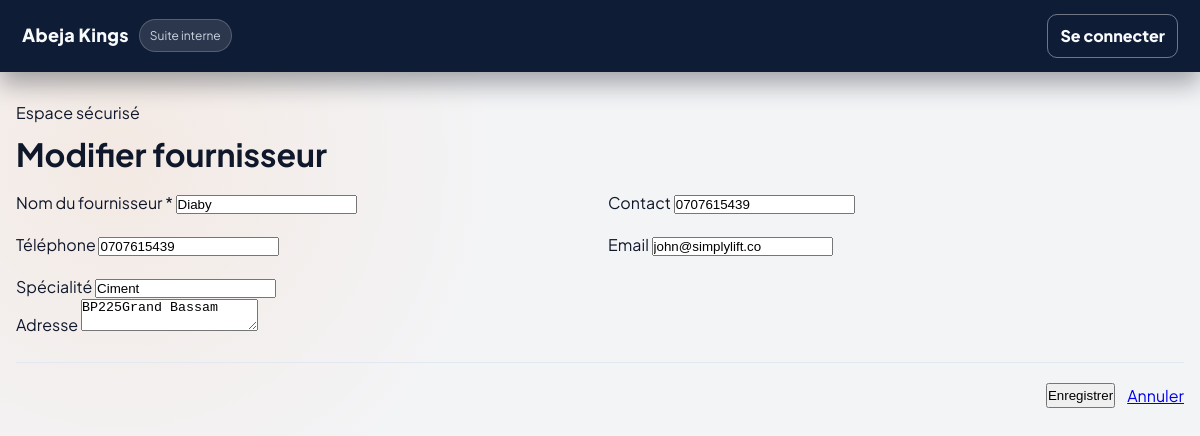
/fournisseurs/1/edit/, run on the app's committed database.
### core/models.py (models this page shows, shortened)
class Fournisseur(models.Model):
    nom = models.CharField(max_length=200)
    contact = models.CharField(max_length=200, blank=True)
    telephone = models.CharField(max_length=50, blank=True)
    email = models.EmailField(blank=True)
    adresse = models.CharField(max_length=300, blank=True)
    specialite = models.CharField(max_length=200, blank=True, help_text="Domaine de spécialisation")
    created_at = models.DateTimeField(auto_now_add=True)
    class Meta:
        verbose_name = "Fournisseur"
        verbose_name_plural = "Fournisseurs"

### core/views.py (the view, shortened to what this page needs)
# urls.py: path('fournisseurs/<int:pk>/edit/', views.FournisseurUpdateView.as_view(), name='fournisseur_update'),
class FournisseurUpdateView(View):
    def get(self, request, pk):
        fournisseur = get_object_or_404(Fournisseur, pk=pk)
        return render(request, 'core/fournisseur_form.html', {'fournisseur': fournisseur})

### core/templates/core/fournisseur_form.html (shortened to what this page needs)
{% extends 'core/base.html' %}
{% block title %}{% if fournisseur %}Modifier{% else %}Nouveau{% endif %} fournisseur{% endblock %}
{% block content %}
<form method="post">
  <div class="form-row">
    <div class="form-group">
      <label for="nom">Nom du fournisseur *</label>
      <input type="text" id="nom" name="nom" value="{{ fournisseur.nom|default:'' }}" required>
    </div>
    <div class="form-group">
      <label for="contact">Contact</label>
      <input type="text" id="contact" name="contact" value="{{ fournisseur.contact|default:'' }}">
    </div>
  </div>
  <div class="form-row">
    <div class="form-group">
      <label for="telephone">Téléphone</label>
      <input type="tel" id="telephone" name="telephone" value="{{ fournisseur.telephone|default:'' }}">
    </div>
    <div class="form-group">
      <label for="email">Email</label>
      <input type="email" id="email" name="email" value="{{ fournisseur.email|default:'' }}">
    </div>
  </div>
  <div class="form-group">
    <label for="specialite">Spécialité</label>
    <input type="text" id="specialite" name="specialite" value="{{ fournisseur.specialite|default:'' }}" placeholder="Domaine de spécialisation">
  </div>
  <div class="form-group">
    <label for="adresse">Adresse</label>
    <textarea id="adresse" name="adresse" rows="2">{{ fournisseur.adresse|default:'' }}</textarea>
  </div>
  <div class="form-actions">
    <button class="primary" type="submit">Enregistrer</button>
    <a href="{% url 'core:fournisseurs' %}" class="secondary">Annuler</a>
  </div>
</form>
{% endblock %}

### static/css/style.css (style rules this page uses)
:root { --primary: #FF6B00; --primary-dark: #E55A00; --primary-light: #FF8C33; --secondary: #1A365D; --secondary-light: #2D4B8C; --accent: #2D3748; --light: #FFFFFF; --dark: #1A202C; --gray: #718096; --gray-light: #E2E8F0; --gray-lighter: #F7FAFC; --success: #38A169; --warning: #D69E2E; --danger: #E53E3E; --info: #3182CE; --shadow: 0 1px 3px rgba(0, 0, 0, 0.1); --shadow-md: 0 4px 6px rgba(0, 0, 0, 0.1); --shadow-lg: 0 10px 15px rgba(0, 0, 0, 0.1); --radius: 8px; --radius-lg: 12px; }
* { margin: 0; padding: 0; box-sizing: border-box; }
body { font-family: 'Inter', sans-serif; background: var(--gray-lighter); color: var(--dark); line-height: 1.6; min-height: 100vh; }
.form-actions { display: flex; gap: 12px; justify-content: flex-end; margin-top: 24px; padding-top: 20px; border-top: 1px solid var(--gray-light); }
.form-row { display: flex; gap: 16px; margin-bottom: 16px; }
.form-row .form-group { flex: 1; }

### core/templates/core/base.html (style rules this page uses)
body { font-family: 'Plus Jakarta Sans', 'Inter', system-ui, -apple-system, sans-serif; background: #0f172a0d; color: #0f172a; }
.ui-shell { margin: 0; min-height: 100vh; background: radial-gradient(circle at 10% 20%, rgba(255,107,0,0.08), transparent 30%), #f3f4f6; }

### data on the page
Fournisseur: nom "Diaby", contact "0707615439", telephone "0707615439", email "john@simplylift.co", specialite "Ciment", adresse "BP225Grand Bassam"
